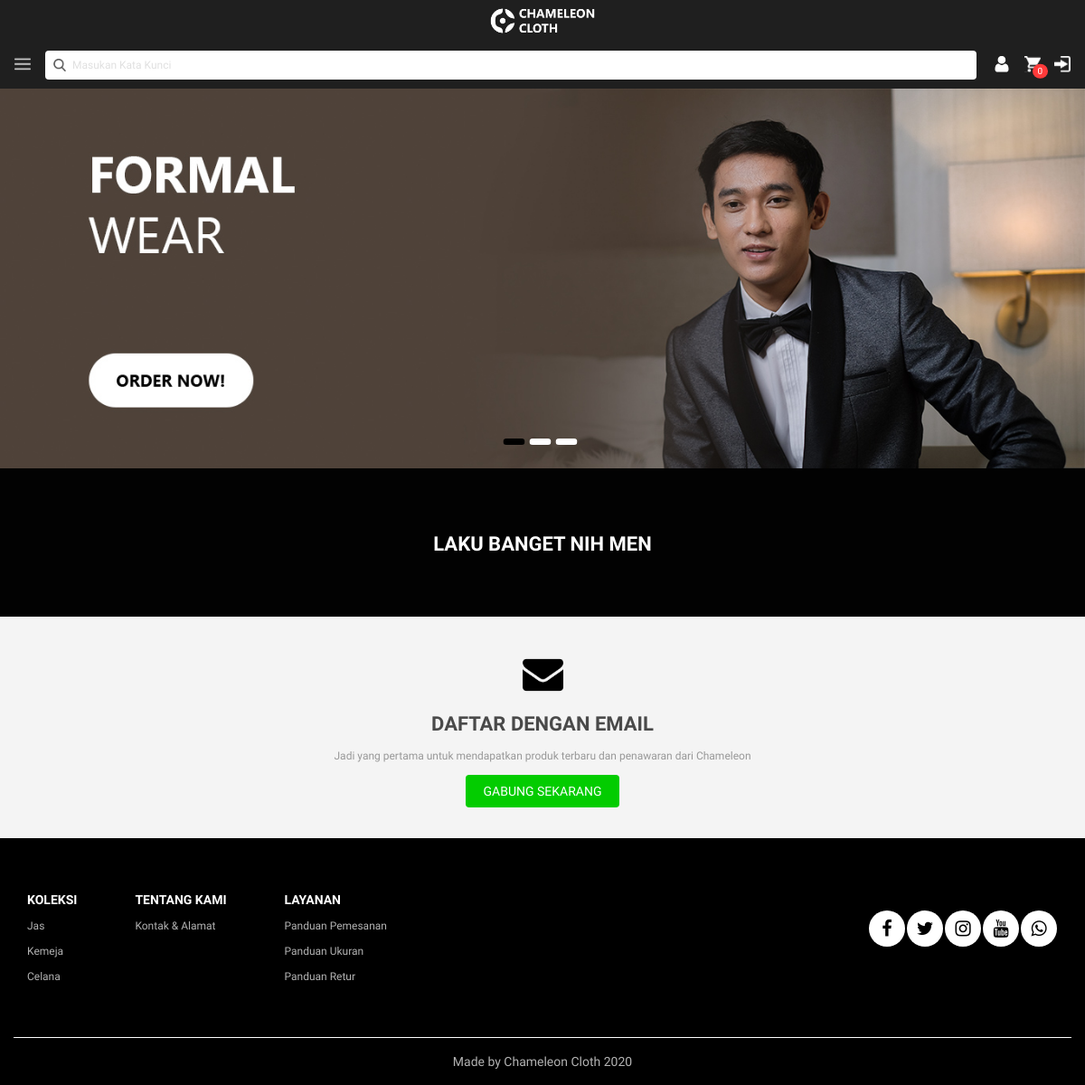
/user/home, run on an earlier commit of the app's database.
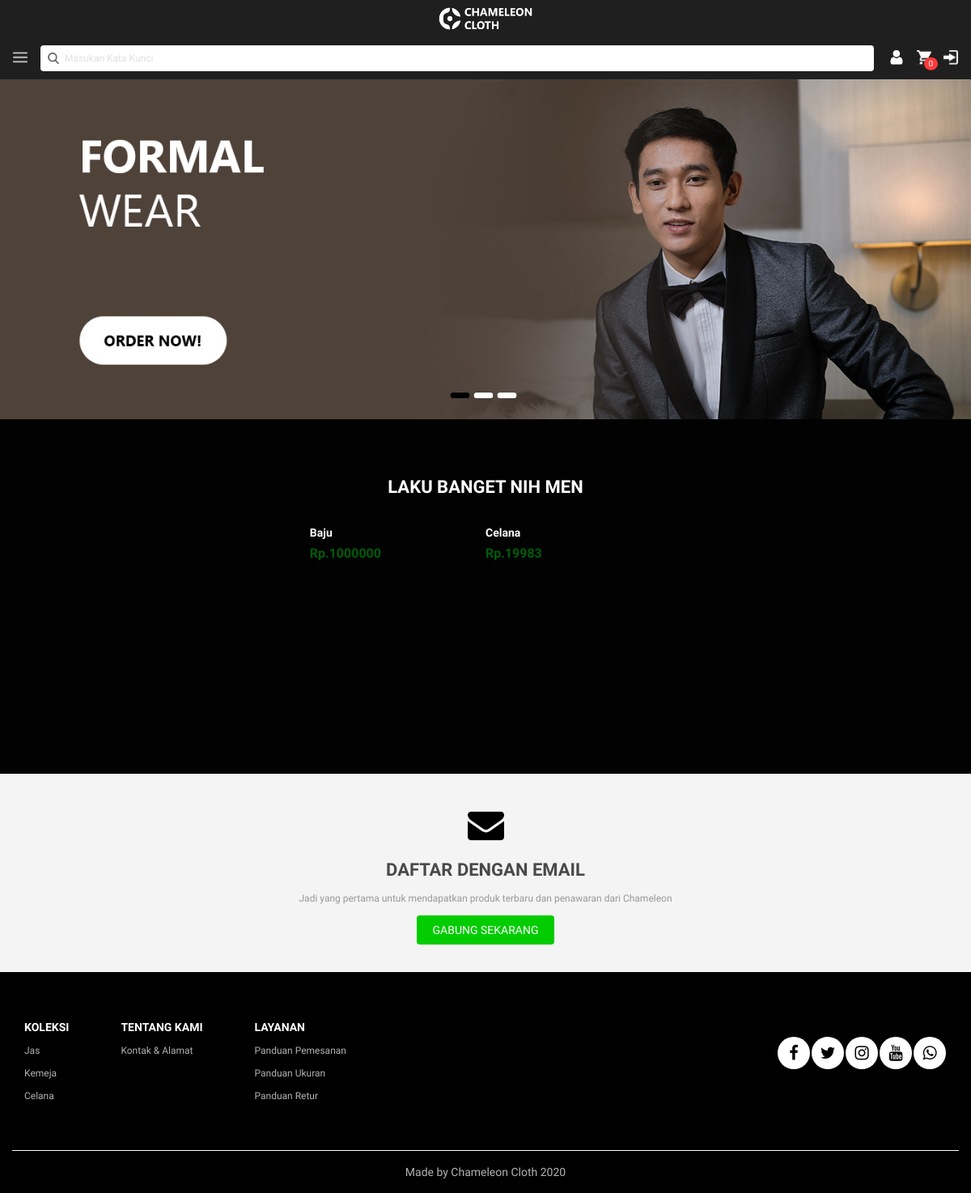
And on a later commit of the database.
### tables this page shows
CREATE TABLE `produk` (
  `id_produk` varchar(36) NOT NULL,
  `kode_produk` varchar(30) NOT NULL,
  `nama_produk` varchar(150) NOT NULL,
  `deskripsi_produk` text NOT NULL,
  `stok_produk` int(3) NOT NULL,
  `harga_produk` float NOT NULL,
  `id_kategori` varchar(36) NOT NULL,
  `warna_produk` varchar(30) NOT NULL,
  `size_produk` varchar(10) NOT NULL,
  `thumbnail_produk` text NOT NULL,
  `created_at` datetime NOT NULL,
  `updated_at` datetime NOT NULL
);

### application/controllers/user/Home.php (called while the page is built, shortened)
<?php
class Home extends MY_Controller{
    public function __construct(){
        $this->load->model('Produk_model', 'produk');
        $this->load->model('Pengguna_model', 'user');
        $this->load->model('Kategori_model', 'kategori');
        $this->load->model('Cart_model', 'cart');
        $this->load->model('Alamat_model', 'alamat');
        $this->load->model('Detailcart_model', 'cart_item');
        $this->load->model('Transaksi_model', 'transaksi');
        $this->load->library('bcrypt');
        $this->load->library('form_validation');
    }
    public function index(){
        $thumbnail = array();
            $data['produk'] = $this->produk->order_by("kode_produk", "ASC");
            $data['produk'] = $this->produk->getJoin("kategori","kategori.id_kategori=produk.id_kategori","inner");
            $data['produk'] = $this->produk->getData()->result_array();
            foreach ($data['produk'] as $row) {
                $foto = explode(',', $row['thumbnail_produk']);
                $thumbnail[$row['id_produk']] = $foto[0];
            }
            $data['thumbnail'] = $thumbnail;
            if ($this->userIsLoggedIn()) {
                $data['id_cart'] = $this->cart->getWhere("id_pengguna",$this->session->userdata['user_data']['id']);
                $data['id_cart'] = $this->cart->getData()->row();
            }else{
                $data['id_cart'] = "";
                }
        $this->load->view('public/home',$data);
    }
}
?>

### index.php (called while the page is built, shortened)
<?php
require_once BASEPATH.'core/CodeIgniter.php';

### application/core/MY_Model.php (called while the page is built, shortened)
<?php
class MY_Model extends CI_Model{
    protected $table = "";
    function getData()
    {
        $query = $this->db->get($this->table);
        return $query;
    }
}

### application/views/public/home.php (the view, shortened to what this page needs)
<?php
$this->load->view('public/header');
$this->load->view('public/heading');
?>
<?php
$this->load->view('public/m_heading');
?>
<?php
$this->load->view('public/cart');
?>
<section id="content">
	<div class="homepage">
        <section class="banner">
            <div class="owl-carousel owl-theme">
                <a href="<?= base_url()?>promo">
                    <div class="banner-card">
                        <img src="<?= base_url()?>assets/images/bg_all/formal.jpeg">
                    </div>
                </a>
            </div>
        </section>
        <section class="hot-product">
            <h1>Laku Banget Nih Men</h1>
                <div class="container">
                    <?php foreach($produk as $p){?>
                    <div class="product-hotcard">
                        <a href="<?= base_url()?>detail?produk=<?= $p['id_produk']?>">
                                <h1><?= $p['nama_produk'];?></h1>
                                    <div class="price-after">Rp.<?= $p['harga_produk'];?></div>
                        </a>
                    </div>
                    <?php }?>
                </div>
        </section>
        <section class="signup" >
            <i class="svg-icon svg_icon__home_envelope"></i>
            <h1>Daftar Dengan Email</h1>
            <h2>Jadi yang pertama untuk mendapatkan produk terbaru dan penawaran dari Chameleon</h2>
            <a href="<?= base_url()?>login" class="home_button">
                    GABUNG SEKARANG
            </a>
        </section>
    </div>
</section>
<?php
$this->load->view('public/footer');
?>

### application/views/public/header.php (shortened to what this page needs)
<!DOCTYPE html>
<html lang="en">
<head>
	<link rel="stylesheet"  href="<?= base_url()?>assets/public/css/fontawesome-all.css" >
	<link rel="stylesheet"  href="<?= base_url()?>assets/public/css/jqueryuimin.css" >
	<link rel="stylesheet" type="text/css" href="<?= base_url()?>assets/public/css/all.css">
	<link rel="stylesheet" type="text/css" href="<?= base_url()?>assets/public/css/master.css?id=9e0f65abec8cb3ae96f8">
<link rel="stylesheet" href="https://cdnjs.cloudflare.com/ajax/libs/font-awesome/4.7.0/css/font-awesome.min.css">
	</head>
<body>

### application/views/public/m_heading.php (shortened to what this page needs)
<header class="mobile">
    <div class="header-fixed">
        <a href="<?= base_url()?>" class="logo">
            <img src="<?= base_url()?>assets/images/chameleon_cloth_logo.png">
        </a>
        <div class="mainheader">
            <div class="icon-left">
                <a href="javascript:;">
                    <i class="svg_icon__header_hamburger svg-icon"></i>
                </a>
            </div>
            <div class="search">
                <form action="#" method="get">
                    <button type="submit"><i class="svg_icon__header_search svg-icon"></i></button>
                    <input type="text" name="search" class="autocomplete" placeholder="Masukan Kata Kunci">
                </form>
            </div>
            <div class="icon-right">
                <a href="<?= base_url()?>profil" class="icon-wishlist">
                    <i class="svg_icon__wishlist svg-icon"></i>
                </a>
                <a href="javascript:;" class="icon-cart">
                    <i class="svg_icon__header_cart svg-icon"><span class="notif">0</span></i>
                </a>
                <a href="<?= base_url()?>login">
                    <i class="svg_icon__header_login svg-icon"></i>
                </a>
            </div>
        </div>
    </div>
</header>

### application/views/public/footer.php (shortened to what this page needs)
<footer class="footer">
    <div class="container">
        <div class="footer-list">
            <h1>koleksi</h1>
            <ul>
                <li><a href="<?= base_url()?>produk/jas">Jas</a></li>
                <li><a href="<?= base_url()?>produk/kemeja">Kemeja</a></li>
                <li><a href="<?= base_url()?>produk/celana">Celana</a></li>
            </ul>
        </div>
        <div class="footer-list">
           <h1>Tentang Kami</h1>
           <ul>
                <li><a href="#">Kontak &amp; Alamat</a></li>
            </ul>
        </div>
        <div class="footer-list">
            <h1>Layanan</h1>
            <ul>
                <li><a href="<?= base_url()?>panduan/pemesanan"">Panduan Pemesanan</a></li>
                <li><a href="<?= base_url()?>panduan/ukuran"">Panduan Ukuran</a></li>
                <li><a href="<?= base_url()?>panduan/retur"">Panduan Retur</a></li>
            </ul>
        </div>
        <div class="pull-right-footer">
            <div class="social">
                <div class="socialmedia-item">
                    <a href="https://facebook.com/chameleonclothindonesia" target="blank"><i class="fa fa-facebook fa-2x"></i></a>
                </div>
                <div class="socialmedia-item">
                    <a href="https://mobile.twitter.com/chameleoncloth_" target="_blank"><i class="fa fa-twitter fa-2x"></i></a>
                </div>
                <div class="socialmedia-item">
                    <a href="https://instagram.com/chameleoncloth.co.id" target="_blank"><i class="fa fa-instagram fa-2x"></i></a>
                </div>
                <div class="socialmedia-item">
                    <a href="https://m.youtube.com/channel/UCDdDpkjX-TVzufeMUq3D0Hw" target="_blank"><i class="fa fa-youtube fa-2x"></i></a>
                </div>
                <div class="socialmedia-item">
                    <a href="https://api.whatsapp.com/send?phone=6283116200500" target="_blank"><i class="fa fa-whatsapp" aria-hidden="true"></i></a>
                </div>
            </div>
        </div>
    </div>
    <div class="container copyright">
        Made by Chameleon Cloth 2020
    </div>
</footer>
    </body>
</html>

What changed in the data, as far as the page shows it:
added produk: nama_produk "Baju", harga_produk "1000000"
added produk: nama_produk "Celana", harga_produk "19983"
